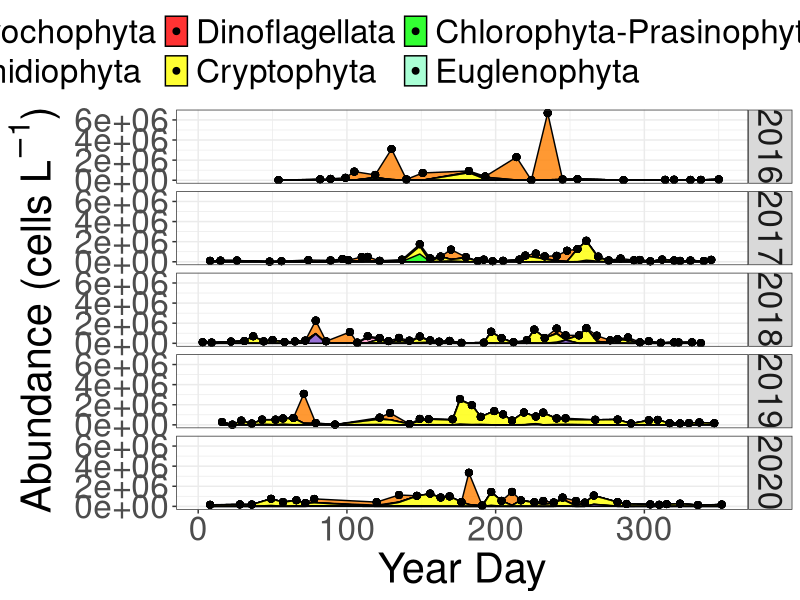
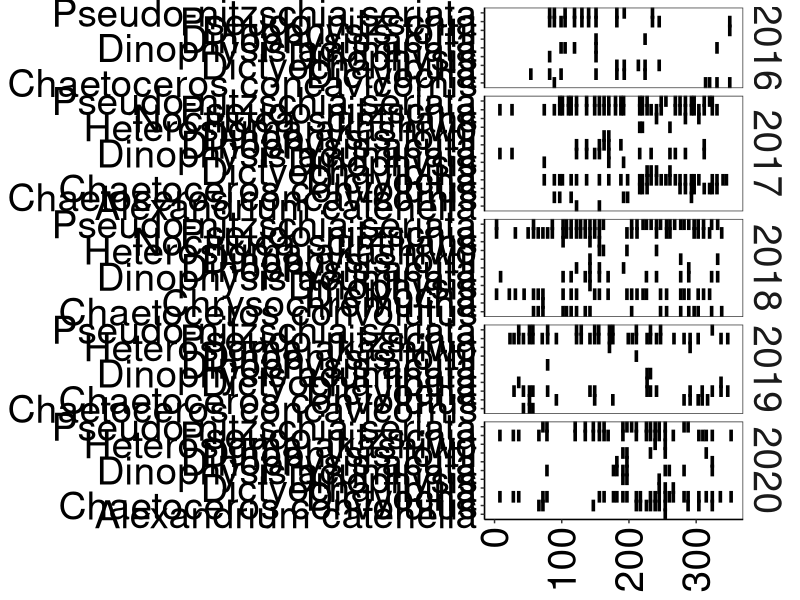
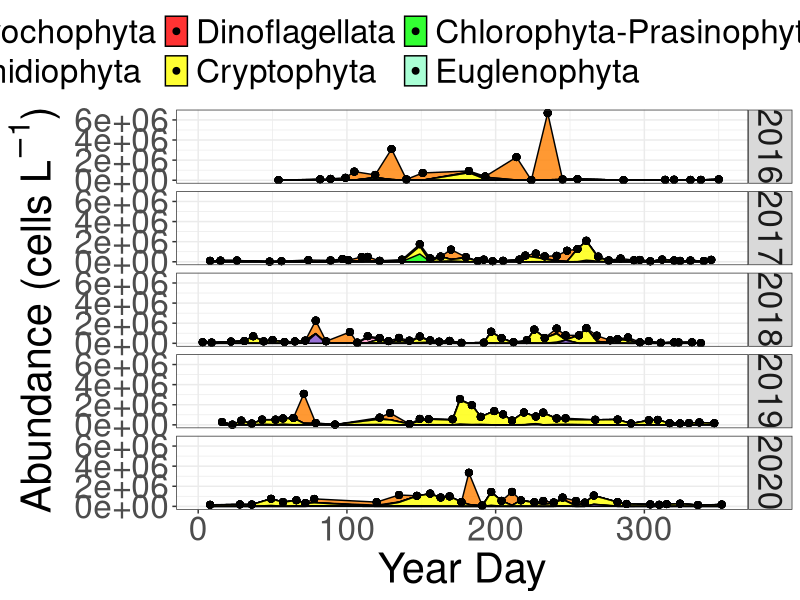
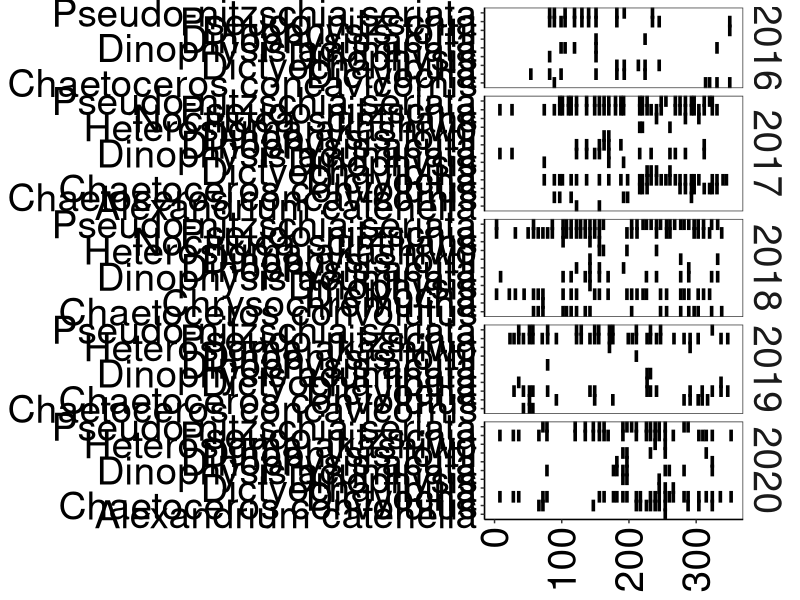

Write R code to recreate these figures, in order.
## ---- chunk 1
#Load packages.
library(tidyverse) #Data wrangling
library(readxl) #Import excel files
library(here) #File structure management
## ---- chunk 2
#Importing datasets

#Upload QU39 microscopy data
micro <- read_csv(here("files", "qu39.csv"))

#Add QU39 as site_id 
micro <- micro %>% 
  mutate(site_id = "QU39") %>% 
  relocate(site_id, .after = date)
## ---- chunk 3
#Fixing some errors in the microscopy dataset
#For some reason, Ebria was classed as a dinoflagellate in some instances. Fixing here and making a heterotroph.
micro <- micro %>% 
  mutate(group = case_when(scientificName == "Ebria tripartita" ~ "Ebriidea",
         TRUE ~ as.character(as.character(group))),
         trophicStatus = case_when(scientificName == "Ebria tripartita" ~ "hetero",
         TRUE ~ as.character(as.character(trophicStatus))))

#Pseudo-nitzschia - deli and multi cannot be discerned and need to be summed. Seriata is discernable and can be left.

#Here, I filter out the P.deli and multi, sum their counts and rename them P.n.
p_n <- micro %>% 
  filter(scientificName == "Pseudo-nitzschia delicatissima" | 
           scientificName == "Pseudo-nitzschia multiseries") %>% 
  group_by(date, site_id) %>% 
  mutate(count2 = sum(count)) %>% 
  ungroup() %>% 
  distinct(date, site_id, count2, .keep_all = TRUE) %>% 
  mutate(scientificName = "Pseudo-nitzschia",
         scientificName_accepted = "Pseudo-nitzschia",
         orig_name = "Pseudo-nitzschia") %>% 
  select(!count) %>% 
  rename(count = count2)

#Here, I remove P.deli and P.multi from the main sheet, so I can reintroduce the summed counts.
micro <- micro %>% 
  filter(!(scientificName == "Pseudo-nitzschia delicatissima" | 
           scientificName == "Pseudo-nitzschia multiseries"))

#Here, I reintroduce the summed counts as overarching Psuedo-nitzschia
micro <- rbind(micro, p_n)

#Arranging by date and station
micro <- micro %>% 
  arrange(date, site_id)

#Test to see if it worked - looks like it did.
p_n_check <- micro %>% 
  filter(genus == "Pseudo-nitzschia") %>% 
  distinct(scientificName)
## ---- chunk 4
#Working with data for plotting

#Removing unknown classifications (Protozoa). Summing counts where I have multiple records of the same species for a day, but different qualifiers
micro <- micro %>%
  filter(!scientificName == "Protozoa") %>%
  group_by(date, site_id, scientificName) %>%
  mutate(species_sum = sum(count)) %>%
  distinct(date, site_id, scientificName, species_sum, .keep_all = TRUE) %>% 
  ungroup()
## ---- chunk 5
#Testing something
micro_sum <- micro %>%
  filter(trophicStatus == "auto" &
          site_id == "QU39") %>% 
  complete(date, group) %>% # make each day have all species, even if not observed (for joining)
  group_by(date, group) %>% 
  summarise(sum = sum(count)) %>% #sum counts for each grouping/class
  ungroup() %>% 
  arrange(date, group) %>% 
  mutate(sum = replace_na(sum, 0),
         site_id = "QU39")
## ---- chunk 6
#Setting order for plotting
micro_sum$group <- factor(micro_sum$group,
                         levels = c("Bacillariophyta", #Y
                                    "Chrysophyta", #Y
                                    "Dictyochophyta", #Y
                                    "Raphidiophyta", #Y
                                    "Dinoflagellata", #Y
                                    "Cryptophyta",#Y
                                    "Chlorophyta-Prasinophyta", #Y 
                                    "Euglenophyta", #Y
                                    "Prymnesiophyta-Haptophyta", #Y 
                                    "Cyanobacteria", #Y
                                    "Unknown_Chlorophyta?", #Y
                                    "Unknown_Dinophyceae?", #Y
                                    "Unknown_flagellate" #Y
                                    ))

#Setting colour pallete for microscopy data - roughly comparable to chemtax data
color_palette_micro <- c("#ff8000", #Diatoms 
                   "#2642D5", #Chrysophytes
                   "#ff99c7", #Dicto (same color as chryso as same pig. group)
                   "#4d6600", #Raph
                   "#ff0000", #Dino
                   "#ffff00", #Crypto
                   "#00ff00", #Chloro (chloro and eugleno same colour, same pig. group)
                   "#93FFCA", #Eugleno
                   "#7d4dcc", #Hapto
                   "#000000"  #Cyano
                   )

#Set month labels for plot
month_labels_5 <- rep(c('J','F','M','A','M','J','J','A','S','O','N','D'), 5)

month_labels <- c('J','F','M','A','M','J','J','A','S','O','N','D')

## ---- chunk 7
#Microscopy full year with all data
micro_sum %>% 
  group_by(date) %>% 
  mutate(sum_all = sum(sum, na.rm = TRUE)) %>%
  ungroup() %>% 
  mutate(year = lubridate::year(date),
         month = lubridate::month(date),
         yday = lubridate::yday(date)) %>% 
  ggplot(aes(x = yday, y = sum, group = group, fill = group)) +
  geom_area(position = "stack", alpha = 0.8, size = 0.5, colour = "black") +
  geom_point(aes(x = yday, y = sum_all), size = 2) +
  scale_fill_manual(values = color_palette_micro) +
  facet_grid(year ~ .) +
  theme_bw() +
  theme(legend.position = "top",
        legend.direction = "horizontal",
        legend.title = element_blank(),
        text = element_text(size = 11)) +
        # strip.background = element_blank(),
        # strip.text = element_blank()) + 
  labs(x = "Year Day",
           y = bquote("Abundance (cells" ~ L^-1*")")) +
  theme(text = element_text(size = 30))


ggsave(here("figures_rev2", "timeseries_qu39_full.png"),
       width = 18, height = 16, dpi = 300)
## ---- chunk 8
#Want to make a heatmap of harmful and year/date.

#Looking at distinct species
micro_distinct <- micro %>% 
  distinct(scientificName_accepted)

harm_list <- c("Alexandrium catenella", 
               "Dictyocha", 
               "Dictyocha fibula",
               "Dinophysis",
               "Dinophysis acuminata",
               "Dinophysis acuta",
               "Dinophysis fortii",
               "Heterosigma akashiwo",
               "Chaetoceros concavicornis",
               "Chaetoceros convolutus",
               "Chrysochromulina",
               "Noctiluca scintillans",
               "Pseudo-nitzschia",
               "Pseudo-nitzschia seriata")


#Subsetting harmful species
harm <- micro %>% 
  filter(scientificName_accepted %in% harm_list)

## ---- chunk 9
#Trying heat map of toxic species
harm %>% 
  mutate(yday = lubridate::yday(date),
         year = lubridate::year(date)) %>% 
  ggplot(aes(x = yday, y = scientificName_accepted, fill = species_sum)) +
  geom_tile(color = "black", size = 1) +
  facet_grid(year ~ ., scales = "free", space = "free") +
  scale_fill_gradient(name = "",
                      low = "#FFFFFF",
                      high = "#012345") +
  # scale_fill_gradient2(name = "",
  #                      midpoint = 3,
  #                      low = "white",
  #                      mid = "blue",
  #                      high = "#FF0000") +
  # scale_x_discrete(labels = c("Biddulphiales" = "Bid.",
  #                             "Corethron criophilum" = "C.c.", #Y
  #                             "Leptocylindrus danicus" = "L.d.",
  #                             "Pseudo-nitzschia seriata" = "P.n.s",
  #                             "Skeletonema marinoi" = "S.m.",
  #                             "Thalassiosira nordenskioeldii" = "T.n.",
  #                             "Dinobryon" = "Db.",
  #                             "Teleaulax acuta" = "T.a.", #Y
  #                             "Ceratium horridum" = "C.h.", #Y
  #                             "Corythodinium" = "C.",
  #                             "Dinophyceae" = "D.",
  #                             "Gonyaulax" = "G.",
  #                             "Gyrodinium" = "Gy.",
  #                             "Katodinium" = "K.",
  #                             "Prorocentrum" = "Prc.",
  #                             "Telonema subtilis" = "T.s.",
  #                             "Phaeocystis pouchetii" = "P.p.")) +
  # scale_y_discrete(limits = rev(levels(as.factor(micro_ds$species_order)))) +
  theme_bw() +
  theme(axis.title.x = element_blank(),
        axis.title.y = element_blank(),
        strip.background = element_blank(),
        strip.text.x = element_blank(),
        # legend.position = "bottomright",
        axis.text.x = element_text(angle = 90, vjust = 0.5, hjust = 1),
        text = element_text(size = 35),
        axis.text = element_text(colour = "black"),
        panel.grid.major = element_blank(),
        panel.grid.minor = element_blank(),
        panel.background = element_blank(),
        # legend.position = c(0.1, 0.03),
        legend.position = "none",
        # legend.direction = "horizontal",
        axis.line = element_line(colour = "black"))

ggsave(here("figures_rev2", "test.png"),
       width = 18, height = 12, dpi = 300)

